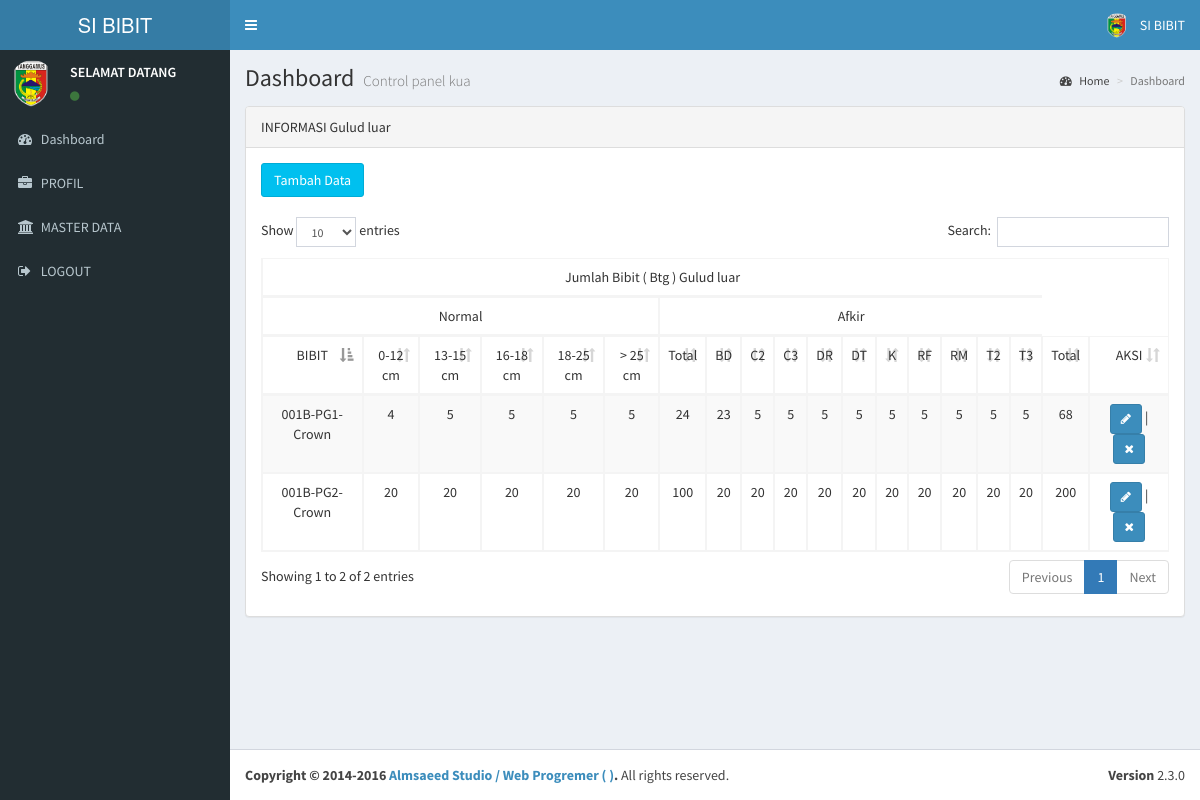
The app's page /admin/index.php?aksi=galud&galud=luar (signed in) with its own data.
### tables this page shows
CREATE TABLE `galud` (
  `id_galud` int(25) NOT NULL,
  `id_bibit` int(10) NOT NULL,
  `n_1` varchar(25) NOT NULL,
  `n_2` varchar(25) NOT NULL,
  `n_3` varchar(25) NOT NULL,
  `n_4` varchar(25) NOT NULL,
  `n_5` varchar(25) NOT NULL,
  `a_bd` varchar(25) NOT NULL,
  `a_c2` varchar(25) NOT NULL,
  `a_c3` varchar(25) NOT NULL,
  `a_dr` varchar(25) NOT NULL,
  `a_dt` varchar(25) NOT NULL,
  `a_k` varchar(25) NOT NULL,
  `a_rf` varchar(25) NOT NULL,
  `a_rm` varchar(25) NOT NULL,
  `a_t2` varchar(25) NOT NULL,
  `a_t3` varchar(25) NOT NULL,
  `status_galud` varchar(25) NOT NULL
);

CREATE TABLE `bibit` (
  `id_bibit` int(100) NOT NULL,
  `kode_bibit` varchar(100) NOT NULL,
  `lokasi_bibit` varchar(100) NOT NULL,
  `luas_bibit` varchar(100) NOT NULL,
  `status_bibit` varchar(100) NOT NULL,
  `jenis_bibit` varchar(100) NOT NULL,
  `sempel_luas` varchar(100) NOT NULL,
  `jml_btg_normal` varchar(100) NOT NULL,
  `jml_btg_afkir` varchar(100) NOT NULL
);

### admin/tengah.php (the view, shortened to what this page needs)
<?php
if($_GET['aksi']=='home'){
echo"
 <div class='row'>
                   <div class='col-lg-12'>
			<div class='panel panel-default'>
                            <div class='panel-heading'>
                           Sambutan
                            </div>
                            <div class='panel-body'>
				<p>Selamat Datang Di halaman Admin, Silahkan Pilih menu untuk pengaturan data yang di butuhkan guna mendapatkan hasil yang maksimal sesuai keinginan.</p>
                            </div>
			</div>
                   </div>
</div>";
}
elseif($_GET['aksi']=='ikon'){
include "../ikon.php";
}
elseif($_GET['aksi']=='galud'){
echo"<div class='row'>
                <div class='col-lg-12'>
                    <div class='panel panel-default'>
                        <div class='panel-heading'>INFORMASI Gulud $_GET[galud]
                        </div>
                        <div class='panel-body'>
			<button class='btn btn-info' data-toggle='modal' data-target='#uiModal1'>
                                Tambah Data
                            </button> </br></br>
                           	<div class='table-responsive'>
                               <table id='example1' class='table table-bordered table-striped'>
                               <thead>
                               <tr >
                                 <td colspan='17' align='center'><div align='center'>Jumlah Bibit ( Btg ) Gulud $_GET[galud]</div></td>
                               </tr>
                               <tr >
                                 <td  colspan='6' align='center'><div align='center'>Normal</div></td>
                                 <td colspan='11' align='center'><div align='center'>Afkir</div></td>
                               </tr>
                               <tr >
                               <td ><div align='center'>BIBIT</div></td>
                                 <td ><div align='center'>0-12 cm</div></td>
                                 <td ><div align='center'>13-15 cm</div></td>
                                 <td ><div align='center'>16-18 cm</div></td>
                                 <td ><div align='center'>18-25 cm</div></td>
                                 <td ><div align='center'>&gt; 25 cm</div></td>
                                 <td ><div align='center'>Total</div></td>
                                 <td ><div align='center'>BD</div></td>
                                 <td ><div align='center'>C2</div></td>
                                 <td ><div align='center'>C3</div></td>
                                 <td ><div align='center'>DR</div></td>
                                 <td ><div align='center'>DT</div></td>
                                 <td ><div align='center'>K</div></td>
                                 <td ><div align='center'>RF</div></td>
                                 <td ><div align='center'>RM</div></td>
                                 <td ><div align='center'>T2</div></td>
                                 <td ><div align='center'>T3</div></td>
                                 <td ><div align='center'>Total</div></td>
                                 <td ><div align='center'>AKSI</div></td>
                               </tr>
                               <thead>
                               <tbody>
                               ";
                               $sql=mysqli_query($koneksi," SELECT * FROM galud,bibit WHERE galud.id_bibit=bibit.id_bibit and galud.status_galud='$_GET[galud]' ORDER BY galud.id_galud ASC");
                               while ($t=mysqli_fetch_array($sql)){
                               $tt=$t[n_1]+$t[n_2]+$t[n_3]+$t[n_4]+$t[n_5];
                               $ttd=$t[a_bd]+$t[a_c2]+$t[a_c3]+$t[a_dr]+$t[a_dt]+$t[a_k]+$t[a_rf]+$t[a_rm]+$t[a_t2]+$t[a_t3];
                                                                   echo"
                               <tr >
                               <td><div align='center'>$t[lokasi_bibit]-$t[kode_bibit]-$t[jenis_bibit]</div></td>
                                 <td><div align='center'>$t[n_1]</div></td>
                                 <td><div align='center'>$t[n_2]</div></td>
                                 <td><div align='center'>$t[n_3]</div></td>
                                 <td><div align='center'>$t[n_4]</div></td>
                                 <td><div align='center'>$t[n_5]</div></td>
                                 <td><div align='center'>$tt</div></td>
                                 <td><div align='center'>$t[a_bd]</div></td>
                                 <td><div align='center'>$t[a_c2]</div></td>
                                 <td><div align='center'>$t[a_c3]</div></td>
                                 <td><div align='center'>$t[a_dr]</div></td>
                                 <td><div align='center'>$t[a_dt]</div></td>
                                 <td><div align='center'>$t[a_k]</div></td>
                                 <td><div align='center'>$t[a_rf]</div></td>
                                 <td><div align='center'>$t[a_rm]</div></td>
                                 <td><div align='center'>$t[a_t2]</div></td>
                                 <td><div align='center'>$t[a_t3]</div></td>
                                 <td><div align='center'>$ttd</div></td>
                                 <td><div align='center'><a class='btn btn-primary btn-sm' href='index.php?aksi=editgalud&id_galud=$t[id_galud]' title='Edit'><i class='fa fa-pencil'></i></a> |
                                 <a class='btn btn-primary btn-sm' href='hapus.php?aksi=hapusgalud&id_galud=$t[id_galud]&galud=$t[status_galud]' onclick=\"return confirm ('Apakah yakin ingin menghapus $t[id_galud] ?')\" title='Hapus'><i class='fa fa-remove'></i></a>
                                 </div></td>
                               </tr>
                               ";
}
                                echo" </tbody>
                             </table>
                            </div>
                        </div>
                    </div>
                </div>
               </div>";
echo"
<div class='col-lg-12'>
                        <div class='modal fade' id='uiModal1' tabindex='-1' role='dialog' aria-labelledby='myModalLabel' aria-hidden='true'>
                                <div class='modal-dialog'>
                                    <div class='modal-content'>
                                        <div class='modal-header'>
                                            <button type='button' class='close' data-dismiss='modal' aria-hidden='true'>&times;</button>
                                            <h4 class='modal-title' id='H3'>Input Data</h4>
                                        </div>
                                        <div class='modal-body'>
                                           <form role='form' method='post' action='input.php?aksi=inputgalud'>
                                            <div class='form-group'>
                                            <label>Pilih bibit</label>
                                            <select class='form-control select2' style='width: 100%;' name=id_bibit>
                                            <option value='' selected>Pilih Kategori</option>";
                                                echo "
                                            </select><br><br>
                                        </div>
					</form>
                                    </div>
                                </div>
                            </div>
                    </div>
		    </div>
";
 }
?>

### admin/index.php (shortened to what this page needs)
  <?php
  include '../koneksi.php';
  ?>
<!DOCTYPE html>
<html>
  <head>
  <link rel="stylesheet" href="../sys/bootstrap/bootstrap/css/bootstrap.min.css">
      <link rel="stylesheet" href="../sys/bootstrap/font/css/font-awesome.min.css">
  <link rel="stylesheet" href="../sys/bootstrap/plugins/datatables/dataTables.bootstrap.css">
    <link rel="stylesheet" href="../sys/bootstrap/plugins/select2/select2.min.css">
    <link rel="stylesheet" href="../sys/bootstrap/dist/css/AdminLTE.min.css">
    <link rel="stylesheet" href="../sys/bootstrap/dist/css/skins/_all-skins.min.css">
  </head>
  <body class="hold-transition skin-blue sidebar-mini">
    <div class="wrapper">
      <header class="main-header">
        <a href="index.aspx" class="logo">
          <span class="logo-lg">SI BIBIT</span>
        </a>
        <nav class="navbar navbar-static-top" role="navigation">
          <a href="#" class="sidebar-toggle" data-toggle="offcanvas" role="button">
          </a>
          <div class="navbar-custom-menu">
            <ul class="nav navbar-nav">
              <li class="dropdown user user-menu">
                <a href="#" class="dropdown-toggle" data-toggle="dropdown">
                  <img src="../foto/logo.png" class="user-image" alt="User Image">
                  <span class="hidden-xs">SI BIBIT </span>
                </a>
              </li>
            </ul>
          </div>
        </nav>
      </header>
      <aside class="main-sidebar">
        <section class="sidebar">
          <div class="user-panel">
            <div class="pull-left image">
              <img src="../foto/logo.png" class="img-circle" alt="User Image">
            </div>
            <div class="pull-left info">
              <p>SELAMAT DATANG</p>
              <a href="index.aspx"><i class="fa fa-circle text-success"></i><?php echo"$k_k[nama]";?></a>
            </div>
          </div>
      <?php include "menu.php"?>
        </section>
      </aside>
      <div class="content-wrapper">
        <section class="content-header">
          <h1>
            Dashboard
            <small>Control panel kua</small>
          </h1>
          <ol class="breadcrumb">
            <li><a href="index.aspx"><i class="fa fa-dashboard"></i> Home</a></li>
            <li class="active">Dashboard</li>
          </ol>
        </section>
        <section class="content">
		 <?php include "tengah.php"?>
		  </div>
      <footer class="main-footer">
        <div class="pull-right hidden-xs">
          <b>Version</b> 2.3.0
        </div>
        <strong>Copyright &copy; 2014-2016 <a href="#">Almsaeed Studio / Web Progremer (<?php echo"$k_k[akabest]";?> )</a>.</strong>  All rights reserved.
      </footer>
    </div>
  </body>
</html>

### admin/menu.php (shortened to what this page needs)
  <ul class="sidebar-menu">
  <li>
              <a href='index.php?aksi=home'>
                <i class='fa fa-dashboard'></i> <span>Dashboard</span>
              </a>
 </li>
 <li>
      <a href="index.php?aksi=profil">
                  <i class="fa fa-briefcase"></i> <span>PROFIL</span>
                </a>
              </li>
<li class='treeview'>
               <a href='#'>
                 <i class='fa fa-bank'></i>
                 <span>MASTER DATA</span>
               </a>
</li>
      <li>
      <a href="logout.php">
                  <i class="fa fa-sign-out"></i> <span>LOGOUT</span>
                </a>
              </li>
</ul>

### records on screen
galud: id_bibit.lokasi_bibit "001B", id_bibit.kode_bibit "PG1", id_bibit.jenis_bibit "Crown", n_1 "4", n_2 "5", n_3 "5", n_4 "5", n_5 "5", tt "24", a_bd "23", a_c2 "5", a_c3 "5", a_dr "5", a_dt "5", a_k "5", a_rf "5", a_rm "5", a_t2 "5", a_t3 "5", ttd "68"
galud: id_bibit.lokasi_bibit "001B", id_bibit.kode_bibit "PG2", id_bibit.jenis_bibit "Crown", n_1 "20", n_2 "20", n_3 "20", n_4 "20", n_5 "20", tt "100", a_bd "20", a_c2 "20", a_c3 "20", a_dr "20", a_dt "20", a_k "20", a_rf "20", a_rm "20", a_t2 "20", a_t3 "20", ttd "200"

### other values on screen
$_GET[galud] "luar"
